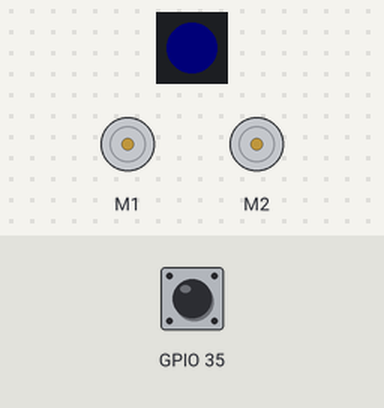
The program below on a simulated Raspberry Pi (BCM pin numbers). On the bench: 1 RGB LEDs in strip order, left to right, 2 × DC motor (green arrow = forward, orange = backward, longer = faster). The inputs (shaded band) are chosen by the test bench; at power-on: GPIO 35 LOW. Dim RGB values are drawn brighter than linear; touch pads read as touched when driven HIGH.

Above: at 1.2 s.
1.3 s: GPIO 35 pulled HIGH for 0.15 s
At 1.41 s:
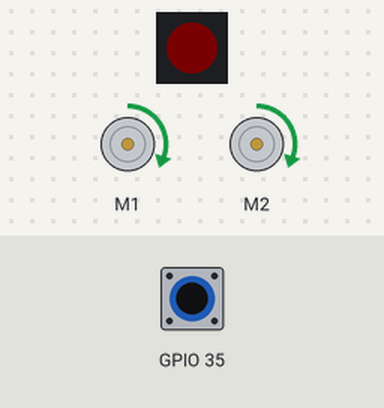
3.0 s: GPIO 35 pulled HIGH for 3.2 s
At 7.1 s:
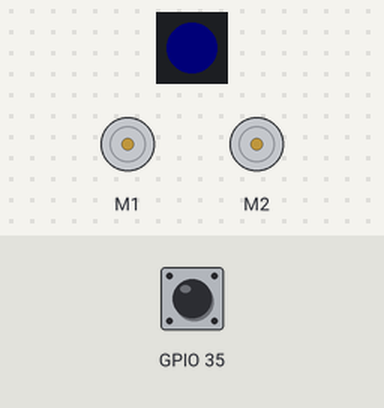
Timing chart, 0 to 8.6 s (numbered marks = the images above; inputs shaded):
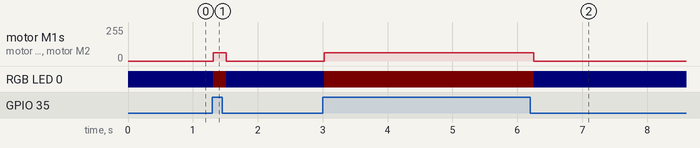

The program:

touch.py
```python
#!/usr/bin/env python3
import time
from adafruit_crickit import crickit

RGB = dict(red=0xFF0000, green=0x00FF00, blue=0x0000FF)
POLL_DELAY = 0.1
CONST_SPEED = 0.25

crickit.onboard_pixel.brightness = 0.01
while True:
    throttle = CONST_SPEED if crickit.touch_1.value else 0
    color = RGB['red'] if crickit.touch_1.value else RGB['blue']
    crickit.onboard_pixel.fill(color)
    crickit.dc_motor_1.throttle = throttle
    crickit.dc_motor_2.throttle = throttle
    time.sleep(POLL_DELAY)
```

Measured:
- after the input at 1.3 s, motor M1, motor M2: stopped → forward 63/255 at once, → stopped 0.20 s later; RGB LED 0: RGB(0, 0, 2) → RGB(2, 0, 0) at once, → RGB(0, 0, 2) 0.20 s later
- after the input at 3.0 s, motor M1, motor M2: stopped → forward 63/255 at once, → stopped 3.2 s later; RGB LED 0: RGB(0, 0, 2) → RGB(2, 0, 0) at once, → RGB(0, 0, 2) 3.2 s later
